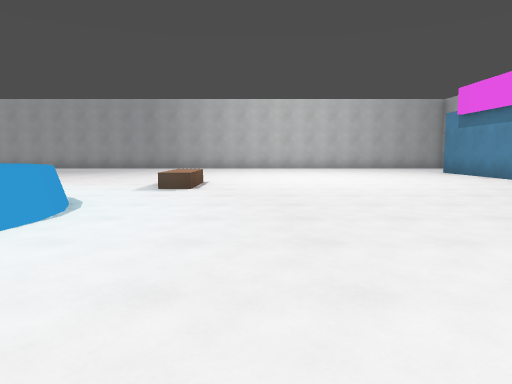
View 1 (above)

24 first-person views from a walk through a Godot game level. The camera is 1.3 m above the floor, tilts 6° down and sees 70° across. The floor is counted in squares, 2 m on a side. Each view is taken from the middle of a square. On the plan, view 1 faces up. The plan holds only what a view shows up to about 11 squares ahead; the rest is blank. The place goes on beyond the plan.

View 2
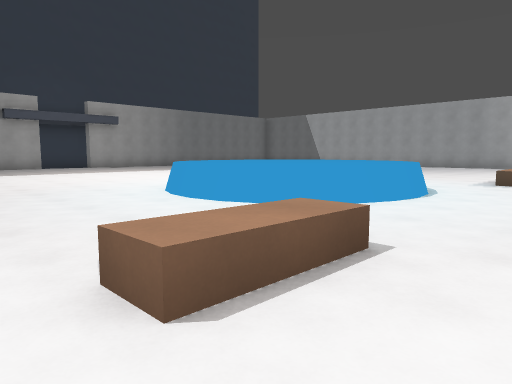

View 3
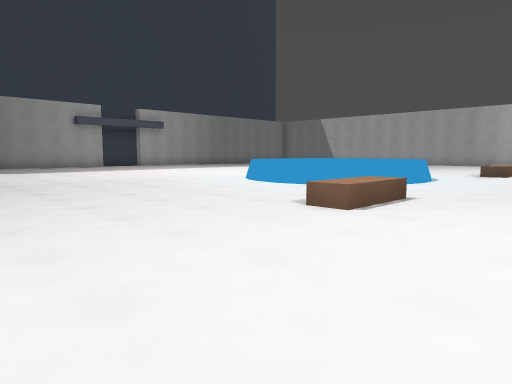

View 4
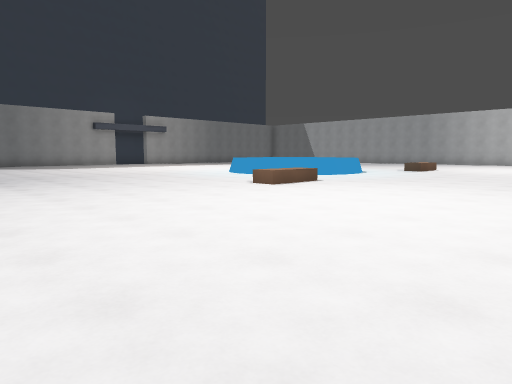

View 5
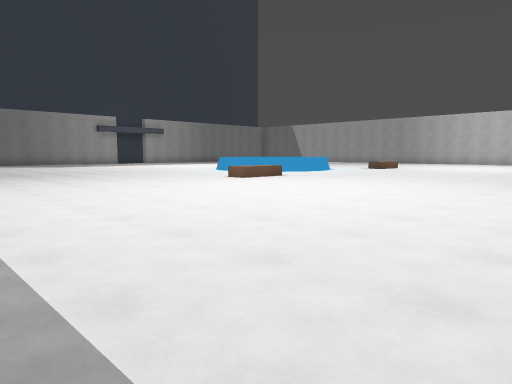

View 6
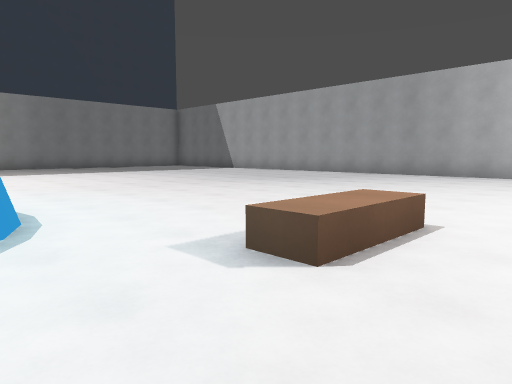

View 7
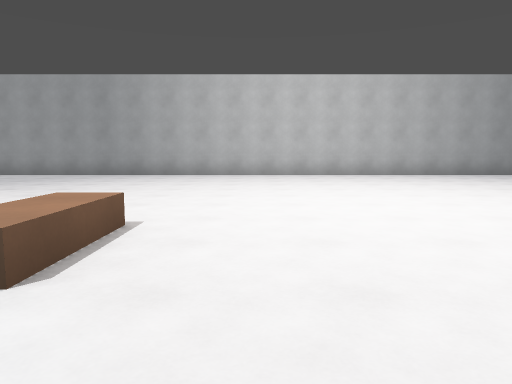

View 8
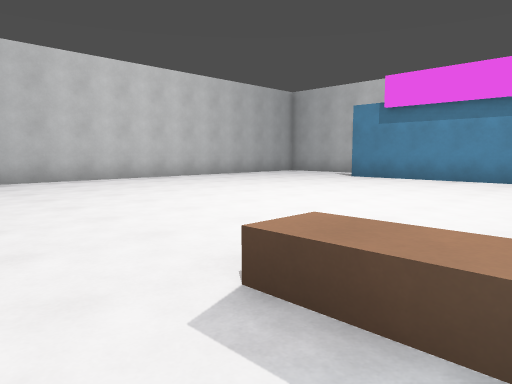

View 9
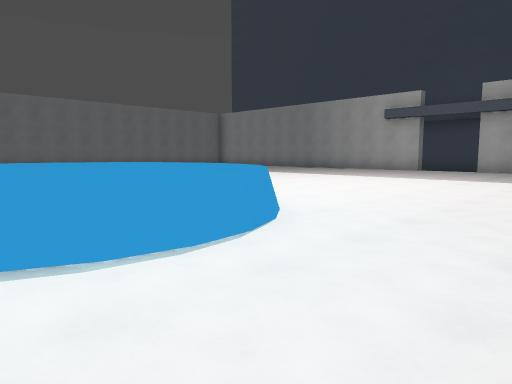

View 10
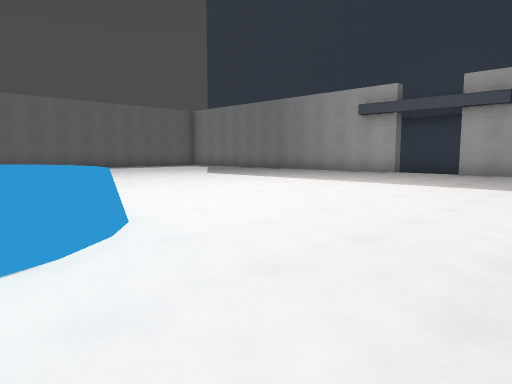

View 11
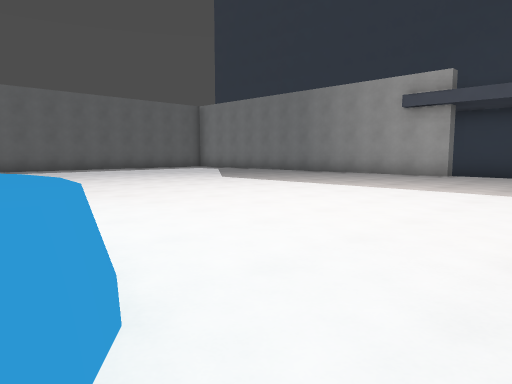

View 12
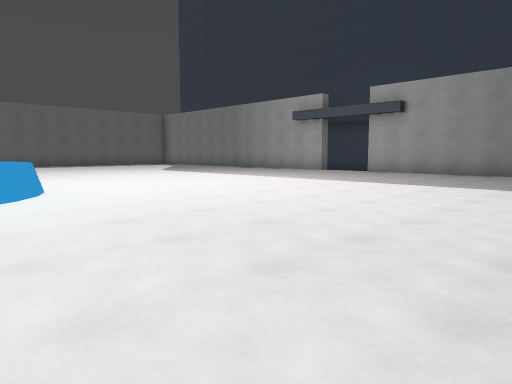

View 13
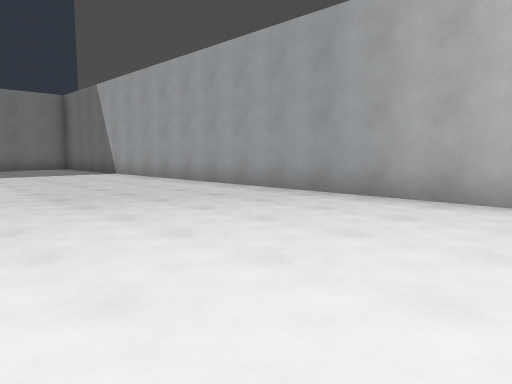

View 14
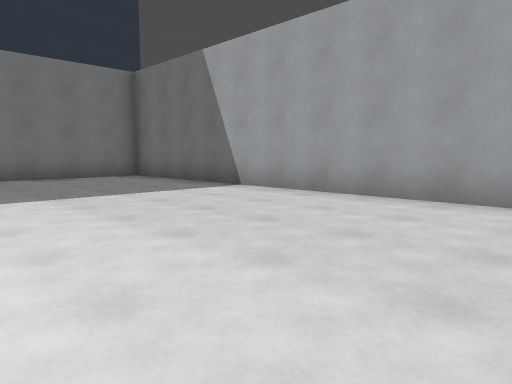

View 15
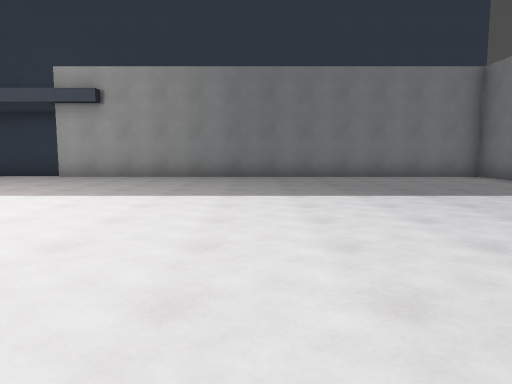

View 16
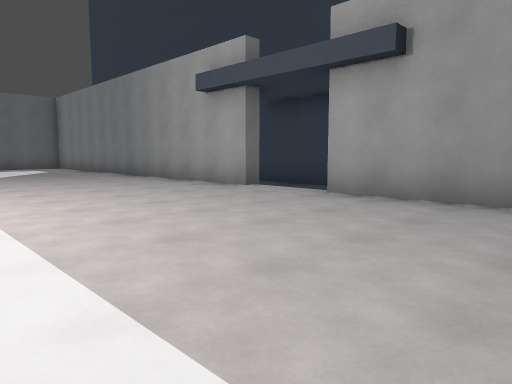

View 17
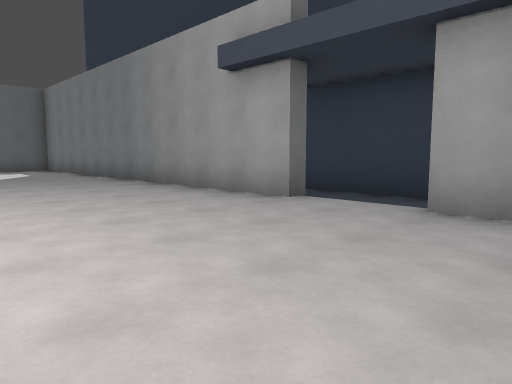

View 18
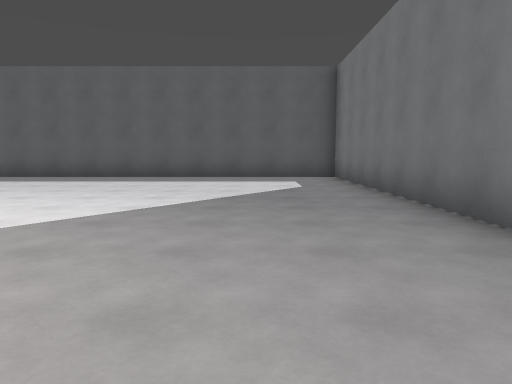

View 19
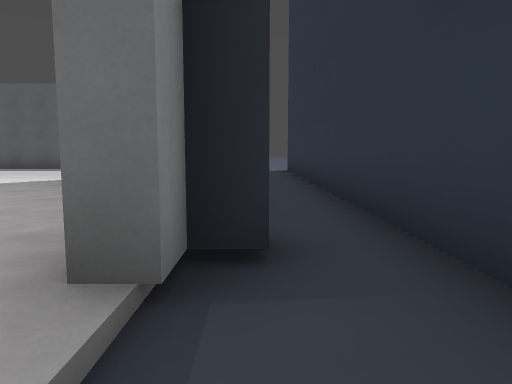

View 20
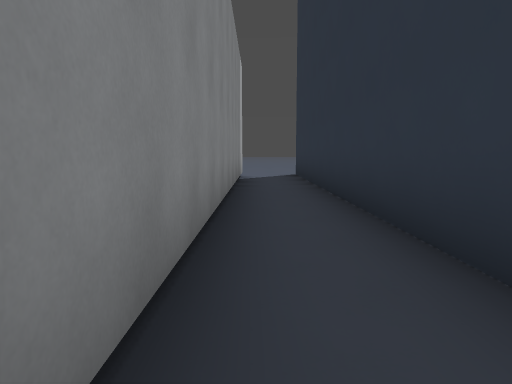

View 21
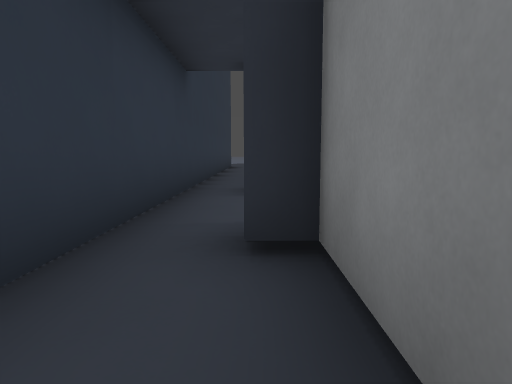

View 22
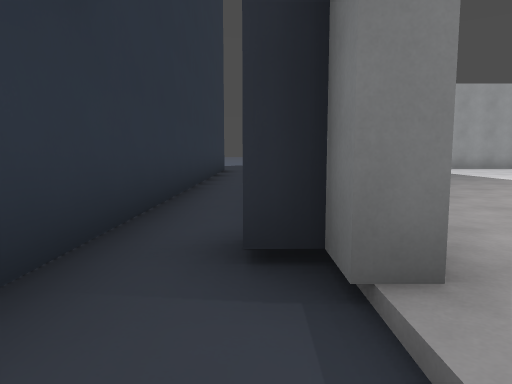

View 23
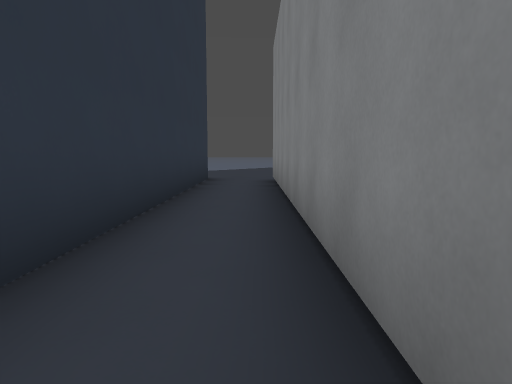

View 24
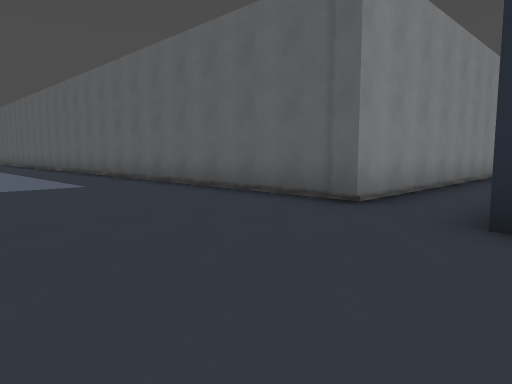

### Floor plan
Key: @ floor where view 1 was taken; # wall or solid block; . main floor; - floor 0.25 m lower than the main floor; ^ raised ledge; P pillar.
Columns run from 20 left of view 1 to 6 right of it. Each row starts with its distance up from view 1.
 21 ----
 20 ---------
 19 --------------
 18 --------------
 17 #------------
 16 #--#####################
 15 #--#.......................
 14 #--#.......................
 13 #--#.......................
 12 #--#.......................
 11 #--#.......................
 10 #--#.......................
  9 #--#.......................
  8 #--#..............^^.......
  7 #--#..............^^......
  6 #--#...........^^........
  5 #-P#..........^^^^.......
  4 #--..........^^^^^^......
  3 #--..........^^^^^^......
  2 #-P#..........^^^^.......
  1 #--#...........^^........
  0 #--#..............^^@.....
 -1 #--#..............^^......
 -2 #--#......................
 -3 #--#......................
 -4 #--#......................
 -5 #--#.......................
 -6 #--#........ ..............
 -7 #--#........      .........
 -8 #--#........           ....
 -9 #--##########
-10 #--

Positions as (right, up) in squares from view 1, and headings:
1: (0, 0), facing up
2: (0, -2), facing up-left
3: (1, -5), facing up-left
4: (4, -7), facing up-left
5: (6, -8), facing up-left
6: (0, 5), facing up-left
7: (0, 5), facing up
8: (-3, 7), facing up-right
9: (-3, 8), facing down-left
10: (-5, 8), facing down-left
11: (-6, 6), facing down-left
12: (-5, 11), facing down-left
13: (-1, 11), facing up-left
14: (-7, 11), facing up-left
15: (-7, 10), facing left
16: (-12, 8), facing down-left
17: (-13, 6), facing down-left
18: (-15, 1), facing down
19: (-18, 4), facing down
20: (-18, 1), facing down
21: (-18, -1), facing up
22: (-18, 3), facing up
23: (-18, 8), facing up
24: (-20, 21), facing down-right
